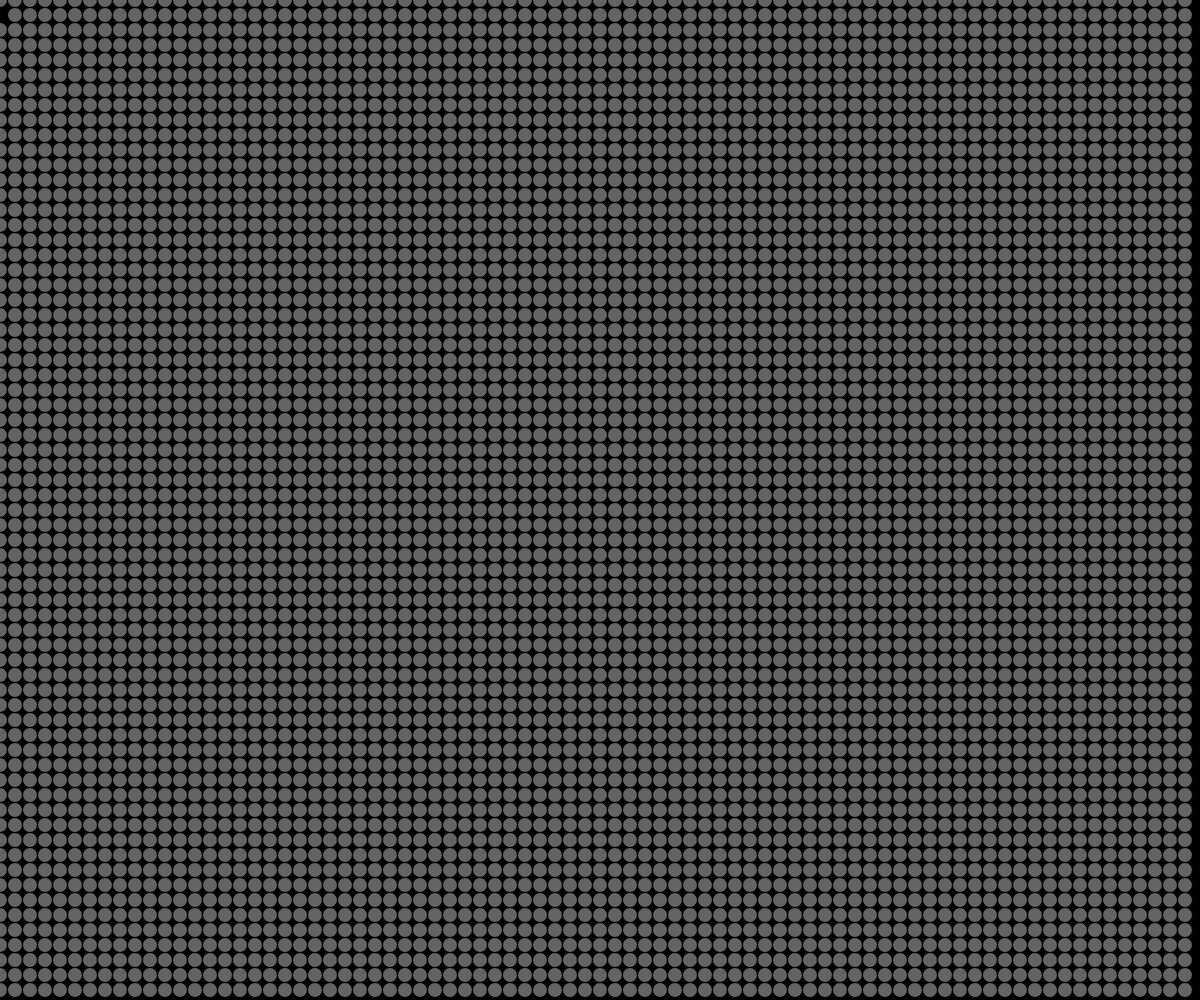
Frame 1 (no input)
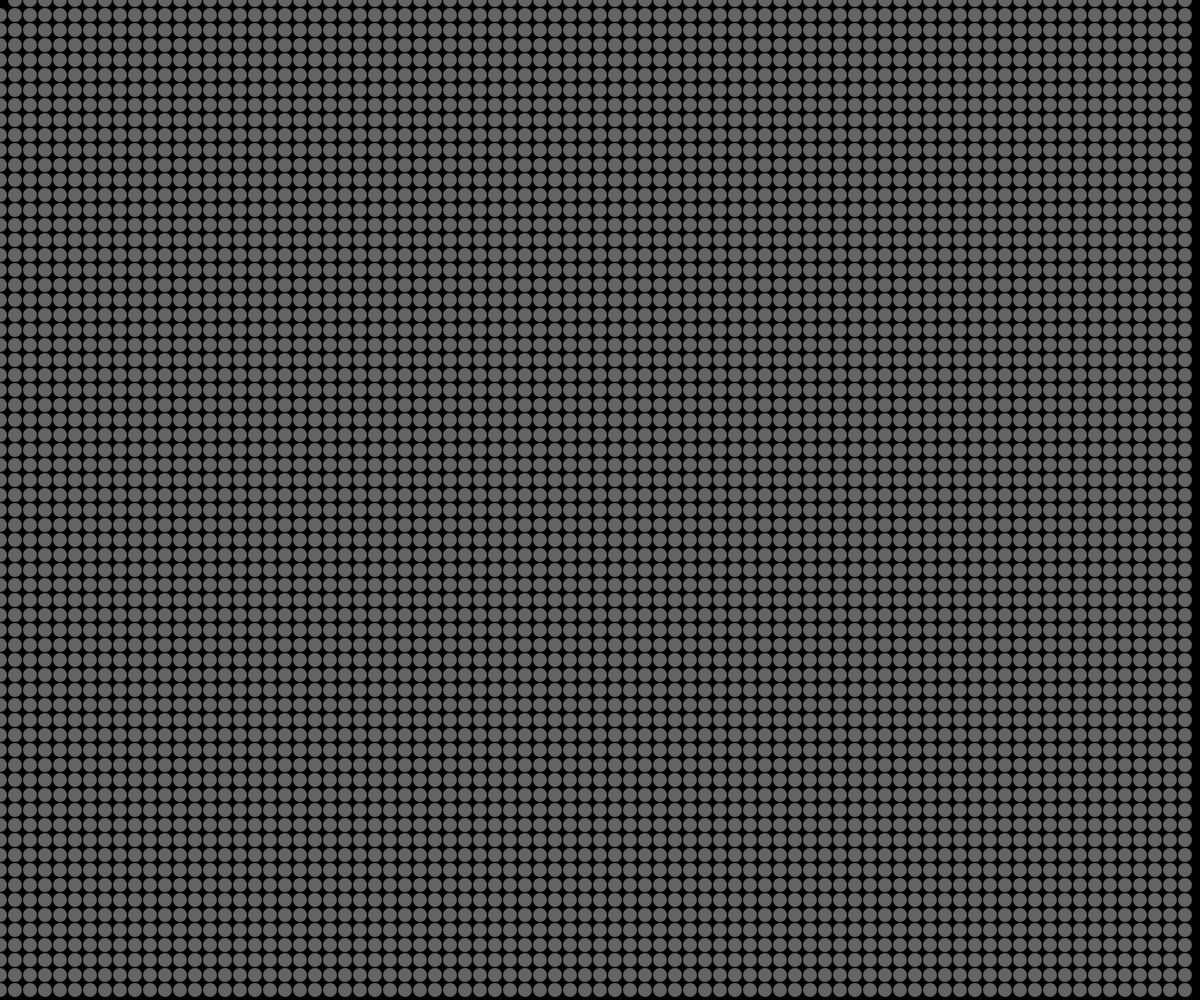
Frame 60 (no input)
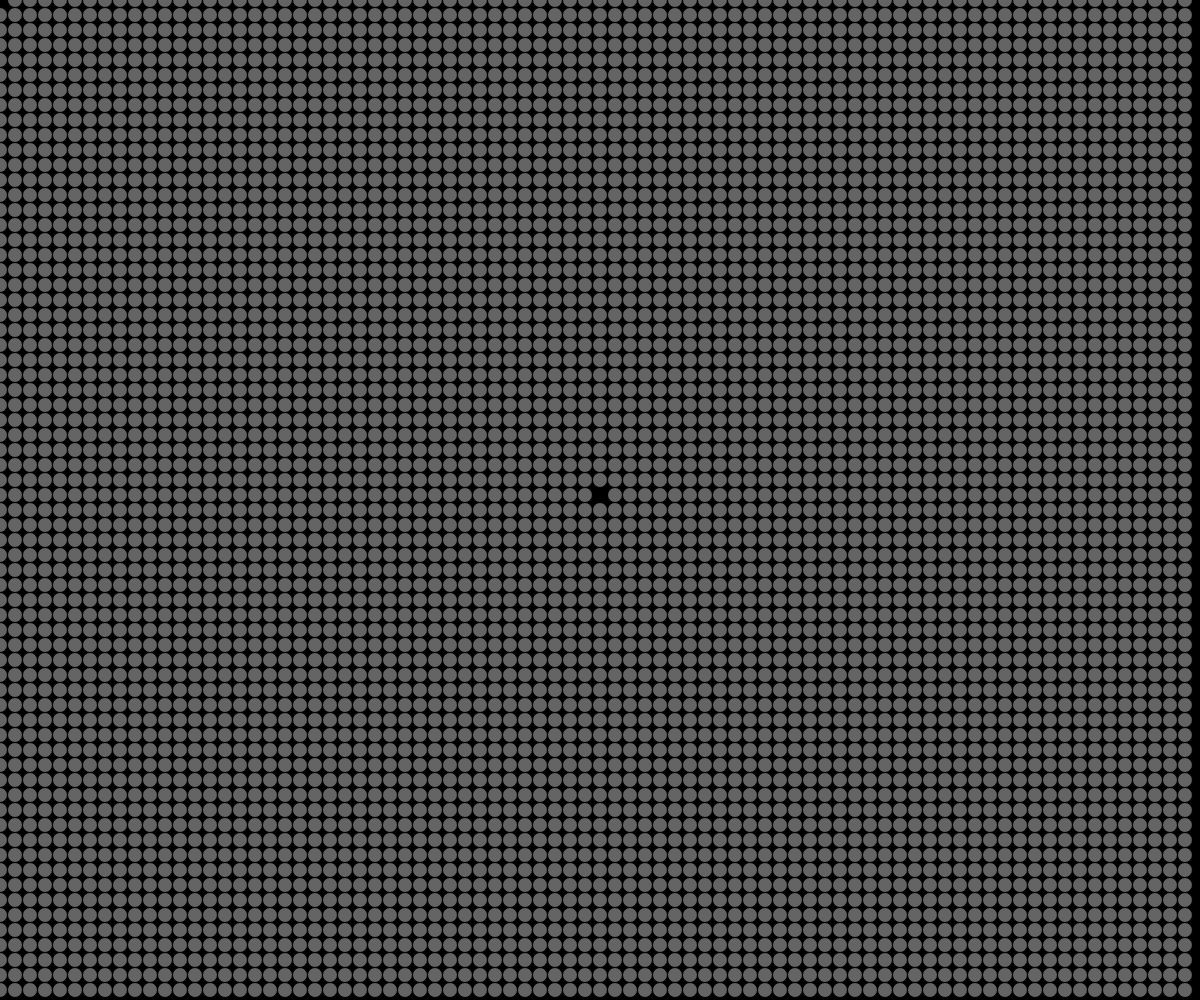
Frame 120 (the mouse pressed at the canvas centre since frame 60)

The p5.js sketch that drew these frames (run headless with seeded random() and noise() and a simulated clock; from frame 60 on, the mouse is pressed at the canvas centre):

// p5.js sketch
// ── sketch.js
// Nested Loops and Popping Bubbles
// Eliz Vo
// October 3, 2025

let bubbles = [];
let bubbleSize = 15; 

function setup() {
  createCanvas(windowWidth, windowHeight);
  populateArray();
  // drawWithGrid();
}

function populateArray(){
  // Use a nested loop to generate
  // x, y positions for our bubbles.
  for ( let x = 0; x < width; x += bubbleSize){
    for (let y = 0; y < height; y += bubbleSize){
      let b ={
        x: x, y: y
      };
      bubbles.push(b);
    }
  }
}

function showBubbles(){
  // Traverse the array, and display bubble at 
  // each (x, y)
  for (let i = 0; i < bubbles.length; i++){
    let b = bubbles[i];
    fill(100);
    circle(b.x, b.y, bubbleSize);
    // Point-in-circle distance check (pop)
    if(dist(b.x, b.y, mouseX, mouseY) < bubbleSize/2){
      // To delete an item use:  .splice()
      // .splice(position, no. of items to delete, [replacement item])
      bubbles.splice(i, 1);
    }
  }
}

function draw() {
  background(0);
  showBubbles();
}































function drawWithGrid(){
  for( let x = 0; x<= width; x+= 30){
    // x:   0,  30,  60
    for (let y = 0; y <= height; y+= 30){
      // y:   0,  30,  60
      fill(90);
      circle(x, y, 20);
    }
  }
}
